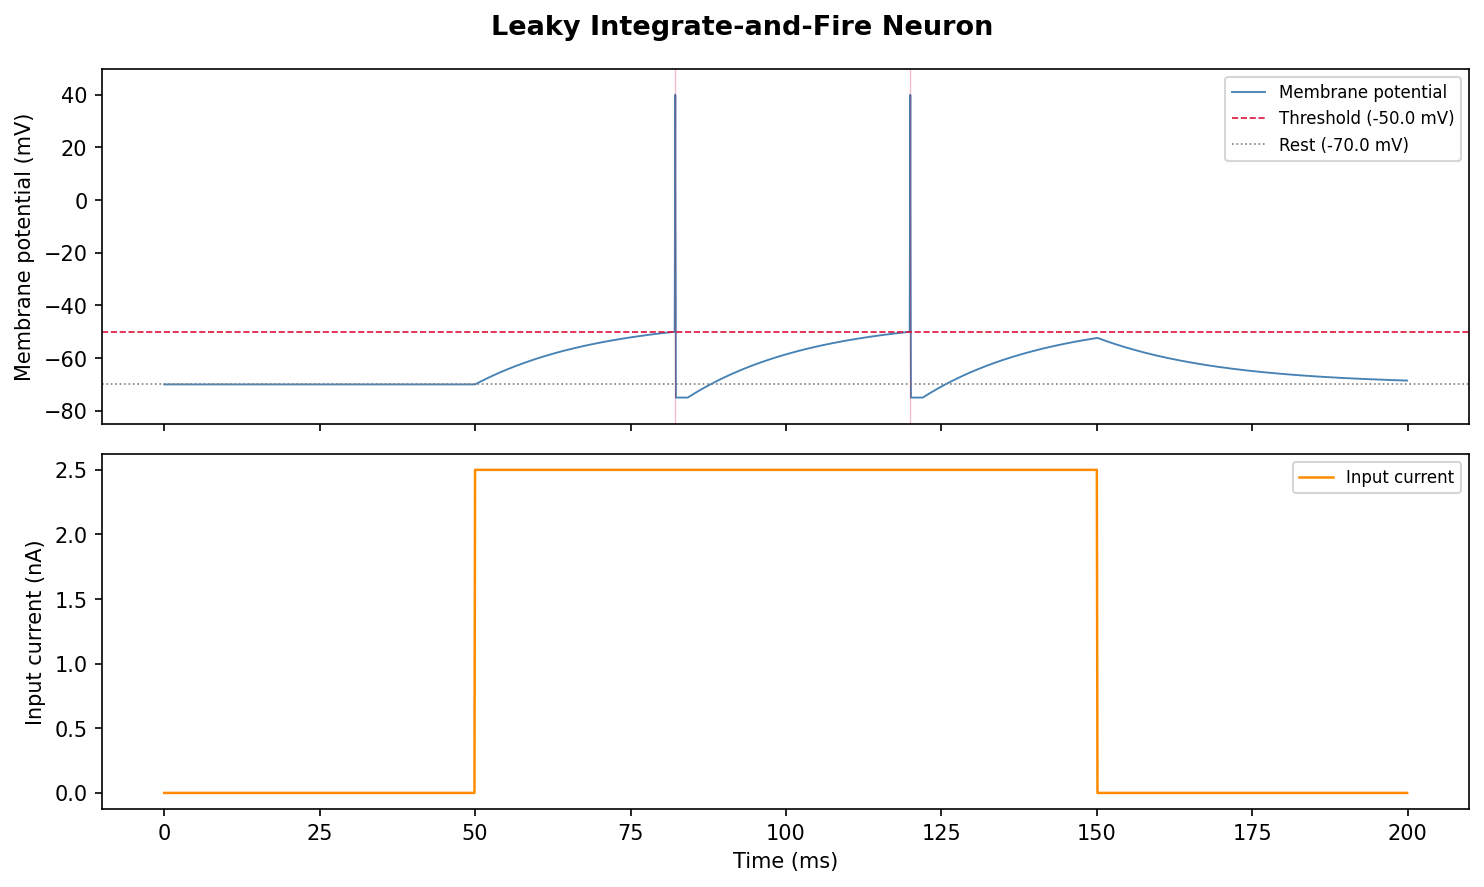

The Python source for this figure:
"""
Leaky Integrate-and-Fire (LIF) Neuron Simulation
=================================================
The LIF model is one of the simplest biologically plausible neuron models.
The key idea: a neuron accumulates input current like a leaky capacitor.
When membrane voltage crosses a threshold, it fires a spike and resets.

Governing equation:
    tau * dV/dt = -(V - V_rest) + R * I(t)

where:
    V       = membrane potential (mV)
    tau     = membrane time constant (ms) — how fast voltage decays
    V_rest  = resting potential (mV)
    R       = membrane resistance (MOhm)
    I(t)    = input current (nA)

Connection to the cerebellum:
    Granule cells in the cerebellar cortex are well-modelled by LIF dynamics.
    Their sparse firing (1-5% active at any time) emerges partly from the
    balance between leak and input — exactly what this simulation explores.
"""

import numpy as np
import matplotlib.pyplot as plt


# ── Neuron parameters (biologically grounded values) ──────────────────────
tau      = 20.0   # membrane time constant (ms)
V_rest   = -70.0  # resting potential (mV)
V_thresh = -50.0  # spike threshold (mV)
V_reset  = -75.0  # reset potential after spike (mV) — brief hyperpolarisation
R        = 10.0   # membrane resistance (MOhm)
t_ref    = 2.0    # refractory period (ms) — neuron cannot fire again immediately

# ── Simulation parameters ─────────────────────────────────────────────────
dt       = 0.1    # timestep (ms)
T        = 200.0  # total simulation time (ms)
time     = np.arange(0, T, dt)

# ── Input current: step current that turns on at 50ms and off at 150ms ────
I = np.zeros(len(time))
I[(time >= 50) & (time <= 150)] = 2.5   # nA — enough to drive firing


def simulate_lif(I, tau, V_rest, V_thresh, V_reset, R, t_ref, dt):
    """
    Simulate a single LIF neuron using Euler integration.
    Returns membrane voltage trace and spike times.
    """
    V          = np.zeros(len(I))
    V[0]       = V_rest
    spikes     = []
    ref_count  = 0          # counts down refractory timesteps

    for t in range(1, len(I)):
        if ref_count > 0:
            # During refractory period: hold at reset, don't integrate
            V[t] = V_reset
            ref_count -= 1
        else:
            # Euler step: dV = dt/tau * (-(V - V_rest) + R*I)
            dV   = (dt / tau) * (-(V[t-1] - V_rest) + R * I[t-1])
            V[t] = V[t-1] + dV

            # Threshold crossing → spike
            if V[t] >= V_thresh:
                V[t]      = 40.0          # draw spike peak for visualisation
                spikes.append(t * dt)
                ref_count = int(t_ref / dt)

    return V, spikes


V, spikes = simulate_lif(I, tau, V_rest, V_thresh, V_reset, R, t_ref, dt)

# ── Plot ──────────────────────────────────────────────────────────────────
fig, (ax1, ax2) = plt.subplots(2, 1, figsize=(10, 6), sharex=True)
fig.suptitle("Leaky Integrate-and-Fire Neuron", fontsize=13, fontweight='bold')

# Membrane voltage
ax1.plot(time, V, color='steelblue', linewidth=0.9, label='Membrane potential')
ax1.axhline(V_thresh, color='crimson', linestyle='--',
            linewidth=0.8, label=f'Threshold ({V_thresh} mV)')
ax1.axhline(V_rest,   color='gray',   linestyle=':',
            linewidth=0.8, label=f'Rest ({V_rest} mV)')
ax1.set_ylabel('Membrane potential (mV)')
ax1.legend(fontsize=8, loc='upper right')
ax1.set_ylim(-85, 50)

# Input current
ax2.plot(time, I, color='darkorange', linewidth=1.2, label='Input current')
ax2.set_ylabel('Input current (nA)')
ax2.set_xlabel('Time (ms)')
ax2.legend(fontsize=8)

# Mark spikes on voltage trace
for s in spikes:
    ax1.axvline(s, color='crimson', alpha=0.3, linewidth=0.6)

plt.tight_layout()
plt.savefig('lif_neuron.png', dpi=150, bbox_inches='tight')
plt.show()

print(f"\nSimulation complete.")
print(f"Number of spikes: {len(spikes)}")
print(f"Spike times (ms): {[round(s, 1) for s in spikes]}")
if len(spikes) > 1:
    isis = np.diff(spikes)
    print(f"Mean inter-spike interval: {isis.mean():.1f} ms")
    print(f"Mean firing rate: {1000/isis.mean():.1f} Hz")
